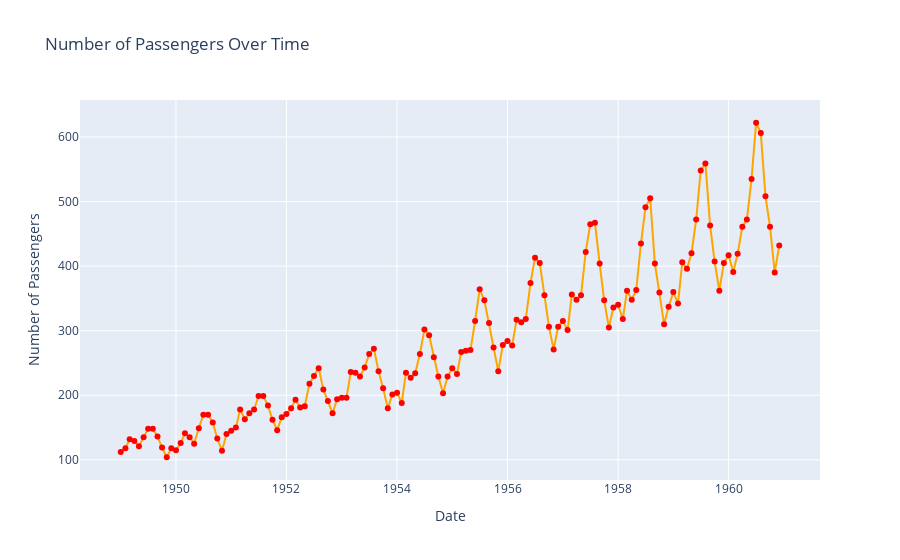

Source (notebook cell):
### Code cell
import plotly.express as px

fig = px.line(df, x='Date', y='Number of Passengers', 
        title='Number of Passengers Over Time', 
        markers=True
        )
fig.update_traces(line_color='orange', marker=dict(color='red'))
fig.show()

### Figure 1 — Plotly figure (JSON) as saved in the notebook; plotly's stock layout.template omitted (floating-point values rounded to 4 significant figures; data arrays with more than 128 entries replaced by an {"elided": "..."} marker saying what was removed)
{"data": [{"hovertemplate": "Date=%{x}<br>Number of Passengers=%{y}<extra></extra>", "legendgroup": "", "line": {"color": "orange", "dash": "solid"}, "marker": {"color": "red", "symbol": "circle"}, "mode": "lines+markers", "name": "", "orientation": "v", "showlegend": false, "type": "scatter", "x": {"elided": "144 str values"}, "xaxis": "x", "y": {"elided": "144 int values"}, "yaxis": "y"}], "layout": {"legend": {"tracegroupgap": 0}, "title": {"text": "Number of Passengers Over Time"}, "xaxis": {"anchor": "y", "domain": [0, 1], "title": {"text": "Date"}}, "yaxis": {"anchor": "x", "domain": [0, 1], "title": {"text": "Number of Passengers"}}}}
